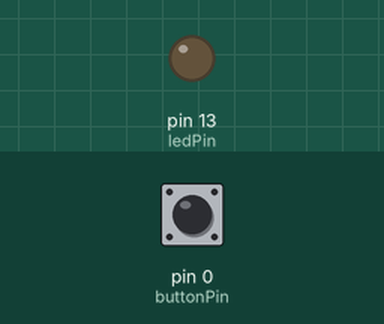
Simulated run of this sketch. Board: Arduino Uno, built with avr-gcc and run on an emulated ATmega328P. On the bench: output pins drawn as LEDs (lit = HIGH). Inputs (shaded band) come from the test bench; at power-on: pin 0 (buttonPin) LOW.

Above: at 1.2 s.
1.3 s: pin 0 (buttonPin) pulled HIGH for 0.15 s
At 1.37 s:
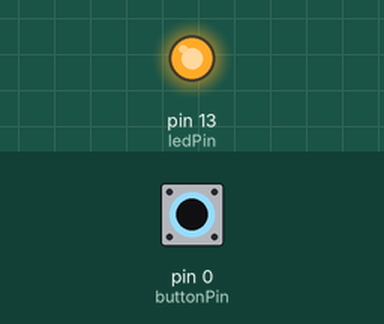
2.9 s: pin 0 (buttonPin) pulled HIGH for 3.2 s
At 6.4 s:
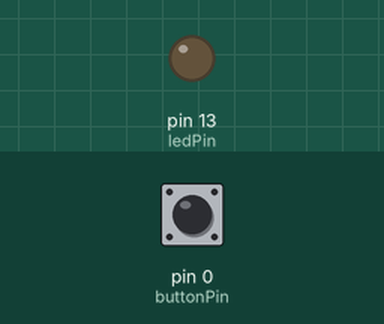
Timing chart, 0 to 7.9 s (numbered marks = the images above; inputs shaded):
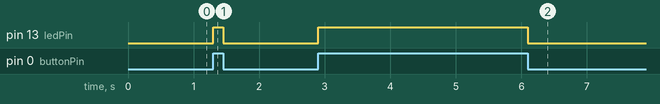

The sketch:

Button.ino
```cpp
/*
BUTTON (and BUTTONS)
Jeff Thompson | 2013 | www.jeffreythompson.org

Read a button, light up an LED!

Schematic, see:
www.arduino.cc/en/Tutorial/Button

CHALLENGE:
+ Can you add more buttons? How would you best wire them on the breadboard?
+ Can you make the LED go off after a certain amount of time has passed? Hint: while
  using 'delay' will work, you can also look into the 'millis' function...

*/

int buttonPin = 0;      // pins for button and LED
int ledPin = 13;
int buttonState = 0;    // store button's status - initialize to OFF

void setup() {
  pinMode(buttonPin, INPUT);    // set button to input
  pinMode(ledPin, OUTPUT);      // LED to output
}

void loop() {

  // read the state of the button into our variable
  buttonState = digitalRead(buttonPin);

  // test that state
  if (buttonState == HIGH) {      // if button is pressed...
    digitalWrite(ledPin, HIGH);   // turn on the LED
  }
  else {                          // if the button is not pressed...
    digitalWrite(ledPin, LOW);    // turn the LED off!
  }
}
```

Measured:
- after the input at 1.3 s, pin 13 (ledPin): LOW → HIGH at once, → LOW 0.15 s later
- after the input at 2.9 s, pin 13 (ledPin): LOW → HIGH at once, → LOW 3.2 s later
